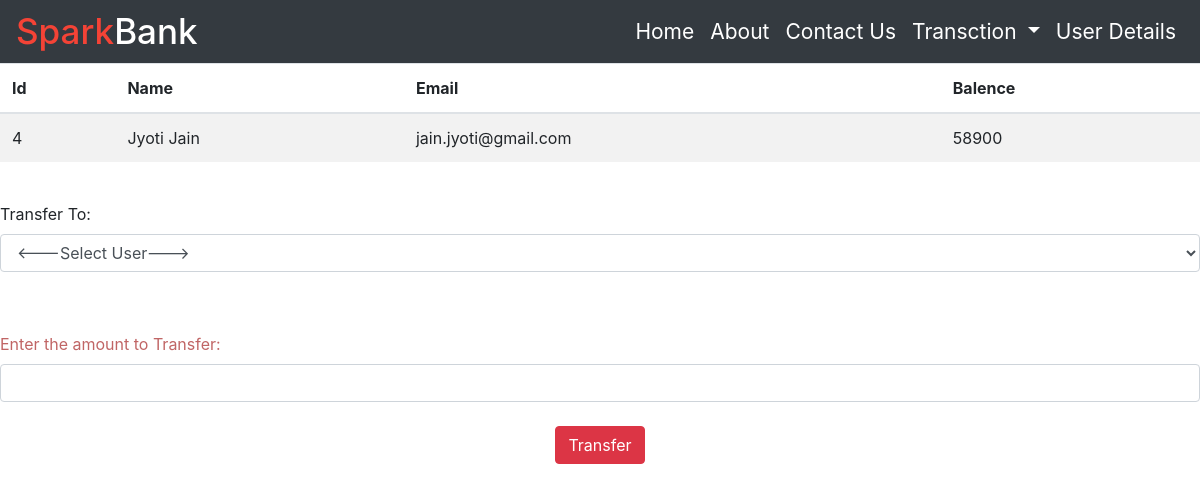
The page /transact.php?id=4 on the database its author committed.
### tables this page shows
CREATE TABLE `sparkb` (
  `id` int(3) NOT NULL,
  `name` text NOT NULL,
  `email` varchar(22) NOT NULL,
  `amount` int(9) NOT NULL,
  `date` date NOT NULL DEFAULT current_timestamp()
);

### transact.php (the view, shortened to what this page needs)
<!DOCTYPE html>
<html lang="en">
<head>
     <link rel="stylesheet" href="https://maxcdn.bootstrapcdn.com/bootstrap/4.5.2/css/bootstrap.min.css">
</head>
<body>
    <nav class="navbar navbar-expand-sm bg-dark navbar-dark">
        <a class="navbar-brand" href="#"><span class="spark">Spark</span>Bank</a>
        <ul class="navbar-nav ml-auto">
          <li class="nav-item">
            <a class="nav-link" href="index.html">Home</a>
          </li>
          <li class="nav-item">
            <a class="nav-link" href="aboutUs.html">About</a>
          </li>
          <li class="nav-item">
            <a class="nav-link" href="hover.html">Contact Us</a>
          </li>
          <li class="nav-item dropdown">
            <a class="nav-link dropdown-toggle" href="#" id="navbardrop" data-toggle="dropdown">
              Transction
            </a>
          </li>
          <li class="nav-item">
            <a class="nav-link" href="user.php">User Details</a>
          </li>
        </ul>
      </nav>
            <?php
                include 'connection.php';
                $sid=$_GET['id'];
                $sql = "select * from sparkb where id='$sid'";
                $query=mysqli_query($con,$sql);
                $rows=mysqli_fetch_assoc($query);
            ?>
    <table class="table table-striped">
        <thead>
        <tr>
            <th>Id</th>
            <th>Name</th>
            <th>Email</th>
            <th>Balence</th>
        </tr>
        </thead>
        <tbody>
        <tr>
                <td><?php echo $rows['id']?></td>
                <td><?php echo $rows['name'] ;?></td>
                <td><?php echo $rows['email'] ;?></td>
                <td><?php echo $rows['amount'] ;?></td>
         </tr>
        </tbody>
    </table>
    <form method="post" name="tcredit"><br/>
            <label style="color: ##f44336" >Transfer To:</label>
        <select class=" form-control" name="to" style="margin-bottom:5%;" required>
            <option value="" disabled selected><---Select User---></option>
            </select>
            <label style="color: #c06565">Enter the amount to Transfer:</label>
            <input type="number" id="amm" class="form-control" name="amount" min="0" required/> <br/>
                <div class="text-center btn3">
            <button class="btn btn-danger" name="submit" type="submit" >Transfer</button>
            </form>
</body>
</html>

### transact.php (style rules this page uses)
nav .navbar-brand .spark { color: #f44336; }
nav .navbar-brand { font-size: 35px; font-weight: 500; }
nav { height: 63px; }
.nav-item { font-size:21px; }
.nav-link { color:white !important; }

### rows shown on the page
sparkb: id "4", name "Jyoti Jain", email "jain.jyoti@gmail.com", amount "58900"
